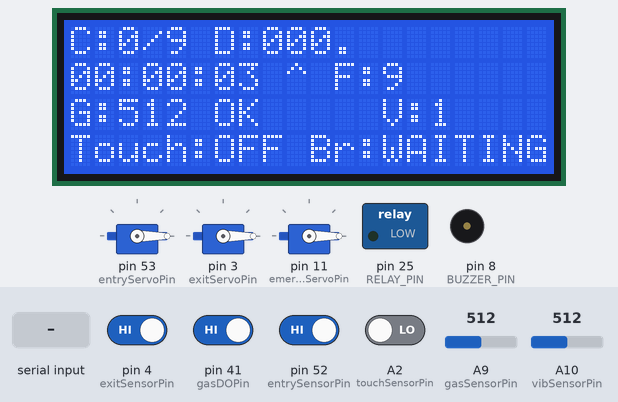
The sketch below on a simulated Arduino Mega 2560, built with avr-gcc and run on an emulated ATmega2560. Shown: 3 × servo, 20×4 character LCD, switched loads named in the sketch (green lamp = pin HIGH), buzzer (waves = sounding). The test bench sets the inputs (shaded band); at power-on: pin 4 (exitSensorPin), pin 41 (gasDOPin), pin 52 (entrySensorPin) HIGH, A2 (touchSensorPin) LOW, A10 (vibSensorPin) = 512, A9 (gasSensorPin) = 512.

Above: at 3.8 s.
3.9 s: A2 (touchSensorPin) driven HIGH
At 6.0 s:
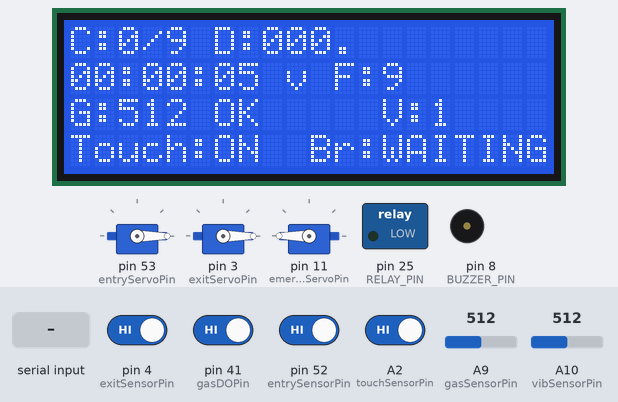
6.6 s: A2 (touchSensorPin) driven LOW
At 8.8 s:
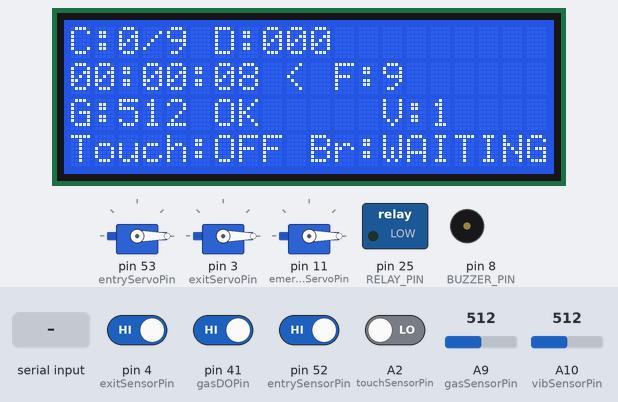
9.0 s: A2 (touchSensorPin) driven HIGH
At 11.5 s:
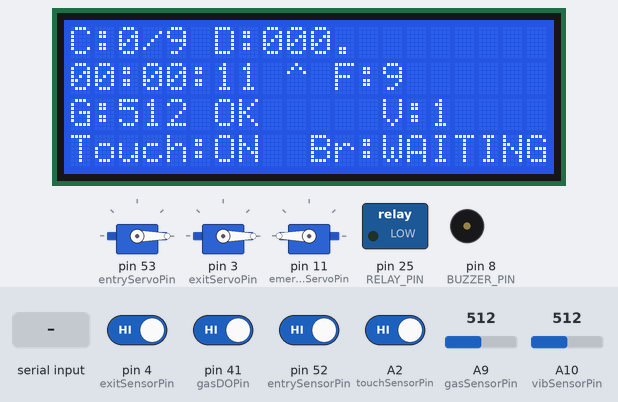
11.7 s: A10 (vibSensorPin) set to 900
At 12.9 s:
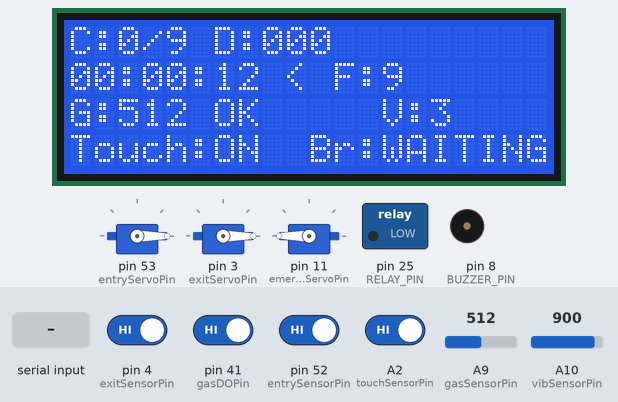
14.7 s: "OPEN_SECURITY\n" received over the second serial link
17.1 s: pin 41 (gasDOPin) driven LOW
Timing chart, 0 to 22.9 s (numbered marks = the images above; inputs shaded):
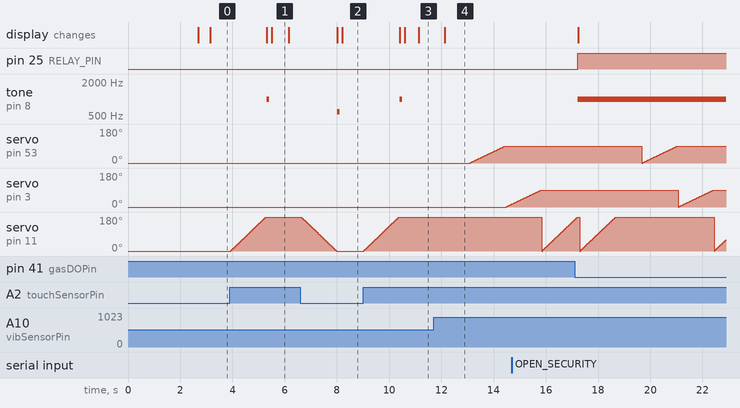

Measured:
- after the input at 3.9 s, tone on pin 8 (BUZZER_PIN): silent → 1000 Hz after 1.4 s, → silent 0.10 s later; servo on pin 11 (emergencyServoPin): moves from 0° to 180° over 1.4 s, starting at once; the display: first changes after 1.4 s (image 1 shows a later state)
- after the input at 6.6 s, tone on pin 8 (BUZZER_PIN): silent → 600 Hz after 1.4 s, → silent 0.10 s later; servo on pin 11 (emergencyServoPin): moves from 180° to 0° over 1.4 s, starting at once; the display: first changes after 1.4 s (image 2 shows a later state)
- after the input at 9.0 s, tone on pin 8 (BUZZER_PIN): silent → 1000 Hz after 1.4 s, → silent 0.10 s later; servo on pin 11 (emergencyServoPin): moves from 0° to 180° over 1.4 s, starting at once; the display: first changes after 1.4 s (image 3 shows a later state)
- after the input at 11.7 s, servo on pin 53 (entryServoPin): moves from 0° to 90° over 1.3 s, starting after 1.4 s; servo on pin 3 (exitServoPin): 0° → 14° after 2.8 s
- what the display in image 1 shows lasts 0.7 s, from 5.5 s to 6.2 s

The sketch:

Mega2560_Main_v6.6.ino
```cpp
/* =============================================
 *  Smart Parking + Safety System  v6.6
 *  Board  : Arduino Mega + WiFi R3
 *  LCD    : I2C 0x27  (SDA=20 , SCL=21)
 *  Bridge : Serial1 Pin 18/19  <-->  Uno D10/D11
 *
 *  ═══ ما الجديد في v6.6 ═══
 *  1. تحديث بن TTP223 من D26 إلى A2 (مجرب ومشتغل)
 *  2. كل لمسة = تبديل حالة باب غرفة الأمان
 *     (اللمسة الأولى تفتح / الثانية تغلق)
 *  3. إرسال حالة حساس اللمس في البيانات: TS:0/1
 *
 *  ═══ بروتوكول البيانات ═══
 *  Mega --> Firebase (كل 1 ثانية):
 *    CAR:0|MAX:9|GAS:76|GA:0|GD:0|VA:0|VL:0|EG:0|XG:0|SD:0|RL:0|TS:0
 *                                                            ^^^^^^
 *
 *  ═══ خريطة الأطراف ═══
 *  ENTRY_SENSOR      52        EXIT_SENSOR       4
 *  ENTRY_SERVO       53        EXIT_SERVO        3
 *  EMERGENCY_SERVO   11        GAS_SENSOR        A9
 *  GAS_DO            41        VIB_SENSOR        A10
 *  RELAY_PIN         25        BUZZER_PIN        8
 *  TOUCH_SENSOR      A2  (TTP223 Self-Locking)
 * ============================================= */

#include <Servo.h>
#include <Wire.h>
#include <LiquidCrystal_I2C.h>

// ===== السيرفوات =====
Servo entryServo;
Servo exitServo;
Servo emergencyServo;

const int entryServoPin     = 53;
const int exitServoPin      = 3;
const int emergencyServoPin = 11;

// ===== الحساسات =====
const int entrySensorPin = 52;
const int exitSensorPin  = 4;
const int gasSensorPin   = A9;
const int gasDOPin       = 41;
const int vibSensorPin   = A10;

// ★ حساس اللمس TTP223 =====
const int touchSensorPin = A2;   // ★ تم تغييره من 26 إلى A2

// ===== الريليه والبازار =====
const int RELAY_PIN  = 25;
const int BUZZER_PIN = 8;

// ===== الشاشة =====
LiquidCrystal_I2C lcd(0x27, 20, 4);

// ===== متغيرات العداد =====
int vehicleCount   = 0;
const int maxCapacity = 9;
int entryMoveCount = 0;
int exitMoveCount  = 0;
bool entryNeedsRest = false;
bool exitNeedsRest  = false;

// ===== منع التكرار =====
unsigned long lastEntryTime = 0;
unsigned long lastExitTime  = 0;
const int debounceDelay = 2000;

// ★ متغيرات حساس اللمس =====
bool lastTouchState   = false;
unsigned long lastTouchTime = 0;
const int touchDebounce = 500;

// ===== الوقت =====
unsigned long startTime = 0;
int lastSec = -1;

// ===== الغاز =====
float smoothGas = 0.0;
unsigned long gasStableStart = 0;
bool gasAlarm = false;
int gasDOState = HIGH;
const int GAS_THRESHOLD = 400;

// ===== الاهتزاز =====
float smoothVib = 0.0;
unsigned long vibStableStart = 0;
int vibLevel = 0;
bool vibAlarm = false;
unsigned long vibDoorOpenTime = 0;
unsigned long vibCooldownEnd = 0;
bool vibInCooldown = false;
const unsigned long VIB_OPEN_MS     = 10000;
const unsigned long VIB_COOLDOWN_MS = 5000;

// ===== الطوارئ =====
bool wasGasAlarm = false;

// ===== عرض مضاد للرمش =====
String prevLine0 = "";
String prevLine1 = "";
String prevLine2 = "";
String prevLine3 = "";

// ===== Serial Bridge =====
unsigned long lastSendTime = 0;
const unsigned long SEND_INTERVAL = 1000;
String bridgeStatus = "WAITING";

// ===== استقبال الأوامر - Buffer =====
String cmdBuffer = "";

// =================== SETUP ===================
void setup()
{
  Serial1.begin(9600);

  entryServo.attach(entryServoPin);
  exitServo.attach(exitServoPin);
  emergencyServo.attach(emergencyServoPin);
  entryServo.write(0);
  exitServo.write(0);
  emergencyServo.write(0);

  pinMode(entrySensorPin, INPUT);
  pinMode(exitSensorPin, INPUT);
  pinMode(gasSensorPin, INPUT);
  pinMode(gasDOPin, INPUT);
  pinMode(vibSensorPin, INPUT);
  pinMode(touchSensorPin, INPUT);   // ★ حساس اللمس كمُدخل رقمي

  pinMode(RELAY_PIN, OUTPUT);
  pinMode(BUZZER_PIN, OUTPUT);
  digitalWrite(RELAY_PIN, LOW);
  noTone(BUZZER_PIN);

  lcd.init();
  lcd.backlight();
  lcd.clear();

  startTime = millis();
  smoothGas = (float)analogRead(gasSensorPin);
  smoothVib = (float)analogRead(vibSensorPin);

  // ★ قراءة الحالة الابتدائية للحساس
  lastTouchState = (digitalRead(touchSensorPin) == HIGH);

  lcd.setCursor(1, 0);
  lcd.print("Smart Parking v6.6");
  lcd.setCursor(2, 1);
  lcd.print("+ Safety System");
  lcd.setCursor(0, 2);
  lcd.print("Touch: A2 OK");
  delay(2500);
  lcd.clear();
}

// =================== LOOP ===================
void loop()
{
  unsigned long currentTime = millis();

  // 1. استقبال أوامر من البايثون عبر Uno
  checkSerialCommands();

  // 2. قراءة الحساسات
  readGasSensor();
  readVibrationSensor();

  // 3. ★★★ قراءة حساس اللمس TTP223 ★★★
  readTouchSensor();

  // 4. معالجة الانذارات
  bool anyAlarm = gasAlarm;
  handleVibration();
  handleGasAlarm(anyAlarm);

  // 5. تحديث الشاشة كل ثانية
  int secs = (currentTime - startTime) / 1000;
  if (secs != lastSec)
  {
    lastSec = secs;
    if (!anyAlarm && !vibAlarm && !vibDoorOpenTime)
      updateDisplay(currentTime);
  }

  // 6. حساسات الدخول والخروج (فقط بدون انذار)
  if (!anyAlarm && !vibAlarm && !vibDoorOpenTime)
  {
    int entryValue = digitalRead(entrySensorPin);
    int exitValue = digitalRead(exitSensorPin);

    if (entryValue == LOW && (currentTime - lastEntryTime) > debounceDelay)
    {
      handleEntry();
      lastEntryTime = currentTime;
    }

    if (exitValue == LOW && (currentTime - lastExitTime) > debounceDelay)
    {
      handleExit();
      lastExitTime = currentTime;
    }

    checkServoRest();
  }

  // 7. إرسال البيانات للبايثون عبر Uno
  sendDataToBridge();

  delay(30);
}

// =================== حساس اللمس TTP223 ===================

void readTouchSensor()
{
  // لا تعمل أثناء إنذار زلزال أو غاز
  if (vibDoorOpenTime > 0) return;
  if (gasAlarm) return;

  bool currentTouch = (digitalRead(touchSensorPin) == HIGH);
  unsigned long now = millis();

  // نكتشف أي تغيير في حالة الحساس
  // LOW  -> HIGH  = لمسة جديدة
  // HIGH -> LOW   = لمسة جديدة
  if (currentTouch != lastTouchState)
  {
    // debounce: نتجاهل التغييرات السريعة (500ms)
    if ((now - lastTouchTime) > touchDebounce)
    {
      lastTouchTime = now;
      lastTouchState = currentTouch;
      toggleSecurityDoor();
    }
  }
}

void toggleSecurityDoor()
{
  int currentAngle = emergencyServo.read();
  bool isOpen = (currentAngle > 90);

  if (isOpen)
  {
    // ===== إغلاق باب الأمان =====
    for (int a = 180; a >= 0; a -= 2)
    {
      emergencyServo.write(a);
      delay(15);
    }
    printLine(2, "Security: LOCKED  ");

    // تنبيه صوتي قصير
    tone(BUZZER_PIN, 600);
    delay(100);
    noTone(BUZZER_PIN);
  }
  else
  {
    // ===== فتح باب الأمان =====
    for (int a = 0; a <= 180; a += 2)
    {
      emergencyServo.write(a);
      delay(15);
    }
    printLine(2, "Security: OPEN!   ");

    // تنبيه صوتي قصير
    tone(BUZZER_PIN, 1000);
    delay(100);
    noTone(BUZZER_PIN);
  }
}

// =================== Serial Bridge ===================

void checkSerialCommands()
{
  while (Serial1.available() > 0)
  {
    char c = Serial1.read();

    if (c == '\n' || c == '\r')
    {
      if (cmdBuffer.length() > 0)
      {
        cmdBuffer.trim();
        processCommand(cmdBuffer);
        cmdBuffer = "";
      }
    }
    else
    {
      if (cmdBuffer.length() < 32)
      {
        cmdBuffer += c;
      }
    }
  }
}

void processCommand(String cmd)
{
  Serial1.println("CMD:OK:" + cmd);

  if (cmd == "OPEN_ENTRY")
  {
    if (gasAlarm || vibAlarm || vibDoorOpenTime)
      Serial1.println("CMD:FAIL:ALARM");
    else if (entryNeedsRest)
      Serial1.println("CMD:FAIL:COOLING");
    else if (vehicleCount >= maxCapacity)
    {
      Serial1.println("CMD:FAIL:FULL");
      printLine(0, "   PARK FULL!     ");
      printLine(1, "   Can't Enter    ");
      delay(2000);
      updateDisplay(millis());
    }
    else
    {
      Serial1.println("CMD:RUN:" + cmd);
      handleEntry();
    }
  }
  else if (cmd == "OPEN_EXIT")
  {
    if (gasAlarm || vibAlarm || vibDoorOpenTime)
      Serial1.println("CMD:FAIL:ALARM");
    else if (exitNeedsRest)
      Serial1.println("CMD:FAIL:COOLING");
    else if (vehicleCount <= 0)
      Serial1.println("CMD:FAIL:EMPTY");
    else
    {
      Serial1.println("CMD:RUN:" + cmd);
      handleExit();
    }
  }
  else if (cmd == "OPEN_SECURITY")
  {
    Serial1.println("CMD:RUN:" + cmd);
    for (int a = 0; a <= 180; a += 2) { emergencyServo.write(a); delay(15); }
  }
  else if (cmd == "CLOSE_SECURITY")
  {
    Serial1.println("CMD:RUN:" + cmd);
    for (int a = 180; a >= 0; a -= 2) { emergencyServo.write(a); delay(15); }
  }
  else if (cmd == "LIGHT_ON")
  {
    Serial1.println("CMD:RUN:" + cmd);
    digitalWrite(RELAY_PIN, HIGH);
  }
  else if (cmd == "LIGHT_OFF")
  {
    Serial1.println("CMD:RUN:" + cmd);
    digitalWrite(RELAY_PIN, LOW);
  }
  else if (cmd == "BUZZER_ON")
  {
    Serial1.println("CMD:RUN:" + cmd);
    tone(BUZZER_PIN, 1000);
  }
  else if (cmd == "BUZZER_OFF")
  {
    Serial1.println("CMD:RUN:" + cmd);
    noTone(BUZZER_PIN);
  }
  else if (cmd.startsWith("SYSTEM:READY"))
  {
    bridgeStatus = "CONNECTED";
  }
  else if (cmd.startsWith("WIFI:"))
  {
    bridgeStatus = cmd.substring(5);
  }
  else
  {
    Serial1.println("CMD:FAIL:UNKNOWN");
  }
}

// =================== إرسال البيانات ===================

void sendDataToBridge()
{
  if (millis() - lastSendTime < SEND_INTERVAL) return;
  lastSendTime = millis();

  String data = "CAR:" + String(vehicleCount)
    + "|MAX:" + String(maxCapacity)
    + "|GAS:" + String((int)smoothGas)
    + "|GA:" + String(gasAlarm ? 1 : 0)
    + "|GD:" + String((gasDOState == LOW) ? 1 : 0)
    + "|VA:" + String(vibAlarm ? 1 : 0)
    + "|VL:" + String(vibLevel)
    + "|EG:" + String((entryServo.read() > 45) ? 1 : 0)
    + "|XG:" + String((exitServo.read() > 45) ? 1 : 0)
    + "|SD:" + String((emergencyServo.read() > 90) ? 1 : 0)
    + "|RL:" + String(digitalRead(RELAY_PIN) ? 1 : 0)
    + "|TS:" + String(lastTouchState ? 1 : 0);

  Serial1.println(data);
}

// =================== الغاز ===================

void readGasSensor()
{
  int gasRaw = analogRead(gasSensorPin);
  gasDOState = digitalRead(gasDOPin);
  smoothGas = smoothGas * 0.9 + gasRaw * 0.1;

  bool gasNow = (smoothGas > GAS_THRESHOLD) && (gasDOState == LOW);

  if (gasNow)
  {
    if (gasStableStart == 0)
      gasStableStart = millis();
    else if (millis() - gasStableStart >= 1000)
      gasAlarm = true;
  }
  else
  {
    gasStableStart = 0;
    gasAlarm = false;
  }
}

// =================== الاهتزاز ===================

void readVibrationSensor()
{
  if (vibInCooldown)
  {
    if (millis() >= vibCooldownEnd)
    {
      vibInCooldown = false;
      vibLevel = 0;
    }
    return;
  }

  if (vibDoorOpenTime > 0) return;

  int raw = analogRead(vibSensorPin);
  smoothVib = smoothVib * 0.9 + raw * 0.1;

  if      (smoothVib >= 800) vibLevel = 3;
  else if (smoothVib >= 600) vibLevel = 2;
  else if (smoothVib >= 400) vibLevel = 1;
  else                      vibLevel = 0;

  if (vibLevel >= 3)
  {
    if (vibStableStart == 0)
      vibStableStart = millis();
    else if (millis() - vibStableStart >= 1000)
      vibAlarm = true;
  }
  else
  {
    vibStableStart = 0;
    vibAlarm = false;
  }
}

void handleVibration()
{
  if (vibAlarm)
  {
    vibAlarm = false;
    vibStableStart = 0;
    vibDoorOpenTime = millis();

    for (int a = 0; a <= 90; a += 2) { entryServo.write(a); delay(30); }
    for (int a = 0; a <= 90; a += 2) { exitServo.write(a); delay(30); }
    for (int a = 0; a <= 180; a += 2) { emergencyServo.write(a); delay(15); }

    digitalWrite(RELAY_PIN, HIGH);
    tone(BUZZER_PIN, 1000);

    printLine(0, " !! EARTHQUAKE !!");
    printLine(1, "  EVACUATE NOW!  ");
  }

  if (vibDoorOpenTime > 0 && millis() - vibDoorOpenTime >= VIB_OPEN_MS)
  {
    vibDoorOpenTime = 0;

    entryServo.write(0);
    exitServo.write(0);
    for (int a = 180; a >= 0; a -= 2) { emergencyServo.write(a); delay(15); }

    digitalWrite(RELAY_PIN, LOW);
    noTone(BUZZER_PIN);

    entryMoveCount = 0;
    exitMoveCount = 0;
    entryNeedsRest = false;
    exitNeedsRest = false;

    vibInCooldown = true;
    vibCooldownEnd = millis() + VIB_COOLDOWN_MS;

    updateDisplay(millis());
  }
}

// =================== إنذار الغاز ===================

void handleGasAlarm(bool active)
{
  if (active)
  {
    wasGasAlarm = true;

    for (int a = 0; a <= 90; a += 2) { entryServo.write(a); delay(30); }
    for (int a = 0; a <= 90; a += 2) { exitServo.write(a); delay(30); }
    for (int a = 0; a <= 180; a += 2) { emergencyServo.write(a); delay(15); }

    digitalWrite(RELAY_PIN, HIGH);
    tone(BUZZER_PIN, 1500);

    printLine(0, "  !! GAS LEAK !!");
    printLine(1, "Lv:" + String((int)smoothGas) + " EVACUATE!");
  }
  else if (wasGasAlarm)
  {
    wasGasAlarm = false;

    entryServo.write(0);
    exitServo.write(0);
    for (int a = 180; a >= 0; a -= 2) { emergencyServo.write(a); delay(15); }

    digitalWrite(RELAY_PIN, LOW);
    noTone(BUZZER_PIN);

    entryMoveCount = 0;
    exitMoveCount = 0;
    entryNeedsRest = false;
    exitNeedsRest = false;
    updateDisplay(millis());
  }
}

// =================== الدخول ===================

void handleEntry()
{
  if (entryNeedsRest) return;

  if (vehicleCount < maxCapacity)
  {
    vehicleCount++;
    entryMoveCount++;

    for (int i = 0; i < 3; i++) { tone(BUZZER_PIN, 800); delay(150); noTone(BUZZER_PIN); delay(100); }

    for (int a = 0; a <= 90; a += 2) { entryServo.write(a); delay(30); }
    digitalWrite(RELAY_PIN, HIGH);
    delay(3000);

    for (int a = 90; a >= 0; a -= 2) { entryServo.write(a); delay(30); }
    digitalWrite(RELAY_PIN, LOW);

    for (int i = 0; i < 2; i++) { tone(BUZZER_PIN, 500); delay(150); noTone(BUZZER_PIN); delay(100); }

    updateDisplay(millis());
  }
  else
  {
    printLine(0, "   PARK FULL!     ");
    printLine(1, "   Can't Enter    ");
    delay(2000);
    updateDisplay(millis());
  }
}

// =================== الخروج ===================

void handleExit()
{
  if (exitNeedsRest) return;

  if (vehicleCount > 0)
  {
    vehicleCount--;
    exitMoveCount++;

    for (int i = 0; i < 3; i++) { tone(BUZZER_PIN, 800); delay(150); noTone(BUZZER_PIN); delay(100); }

    for (int a = 0; a <= 90; a += 2) { exitServo.write(a); delay(30); }
    digitalWrite(RELAY_PIN, HIGH);
    delay(3000);

    for (int a = 90; a >= 0; a -= 2) { exitServo.write(a); delay(30); }
    digitalWrite(RELAY_PIN, LOW);

    for (int i = 0; i < 2; i++) { tone(BUZZER_PIN, 500); delay(150); noTone(BUZZER_PIN); delay(100); }

    updateDisplay(millis());
  }
}

// =================== راحة السيرفوات ===================

void checkServoRest()
{
  if (entryMoveCount >= 5) entryNeedsRest = true;
  if (exitMoveCount >= 5) exitNeedsRest = true;

  if (entryNeedsRest || exitNeedsRest)
  {
    printLine(0, " System Cooling   ");
    printLine(1, " Please wait...   ");
    delay(10000);
    entryNeedsRest = false;
    exitNeedsRest = false;
    entryMoveCount = 0;
    exitMoveCount = 0;
    updateDisplay(millis());
  }
}

// =================== العرض ===================

void printLine(int row, String text)
{
  String *prev = NULL;
  if (row == 0) prev = &prevLine0;
  else if (row == 1) prev = &prevLine1;
  else if (row == 2) prev = &prevLine2;
  else if (row == 3) prev = &prevLine3;

  if (prev && text != *prev)
  {
    while (text.length() < 20) text += ' ';
    lcd.setCursor(0, row);
    lcd.print(text);
    *prev = text;
  }
}

void updateDisplay(unsigned long currentTime)
{
  unsigned long elapsed = currentTime - startTime;

  int days = elapsed / 86400000;
  int hours = (elapsed % 86400000) / 3600000;
  int mins = (elapsed % 3600000) / 60000;
  int secs = (elapsed % 60000) / 1000;

  String line0 = "C:";
  line0 += String(vehicleCount);
  line0 += "/";
  line0 += String(maxCapacity);
  line0 += " D:";
  if (days < 100) line0 += "0";
  if (days < 10) line0 += "0";
  line0 += String(days);
  line0 += (secs % 2 == 0) ? " " : ".";

  String line1 = "";
  if (hours < 10) line1 += "0";
  line1 += String(hours);
  line1 += ":";
  if (mins < 10) line1 += "0";
  line1 += String(mins);
  line1 += ":";
  if (secs < 10) line1 += "0";
  line1 += String(secs);

  if (secs % 4 == 0) line1 += " <";
  else if (secs % 4 == 1) line1 += " v";
  else if (secs % 4 == 2) line1 += " >";
  else line1 += " ^";

  line1 += " F:";
  line1 += String(maxCapacity - vehicleCount);

  String line2 = "G:";
  line2 += String((int)smoothGas);
  if (gasAlarm) line2 += " ALARM";
  else line2 += " OK    ";
  line2 += " V:";
  line2 += String(vibLevel);

  String line3 = "Touch:";
  line3 += (lastTouchState ? "ON " : "OFF");
  line3 += " Br:";
  line3 += bridgeStatus;

  printLine(0, line0);
  printLine(1, line1);
  printLine(2, line2);
  printLine(3, line3);
}
```
